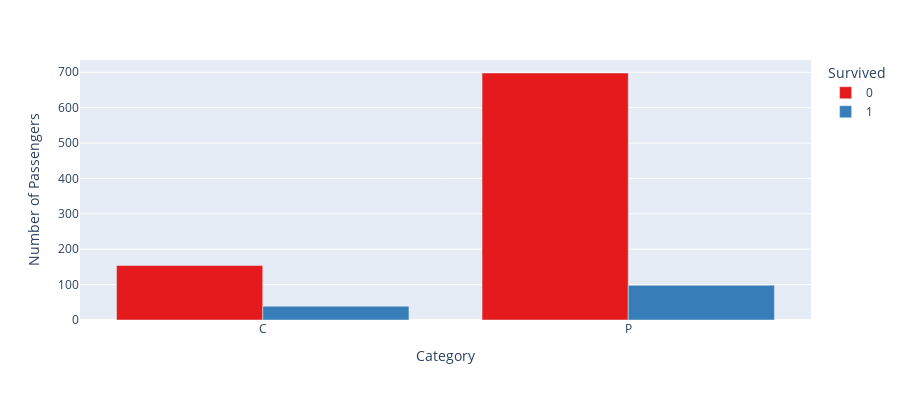

The code cell stored with this chart in its notebook:
### Code cell
df2 = passengers[['Category','Survived']]
df2['Survived'] = df2['Survived'].astype(str)
df2 = df2.groupby(['Category', 'Survived']).agg({'Category': ['count']})
df2.columns = ['count']
df2 = df2.reset_index()

fig = px.bar(df2, x='Category', y='count',
             color='Survived', barmode='group',
             height=400, color_discrete_sequence=px.colors.qualitative.Set1)

fig.update_layout(xaxis={'title':'Category'},
                  yaxis={'title':'Number of Passengers'})


fig.show()

### Figure 1 — Plotly figure (JSON) as saved in the notebook; plotly's stock layout.template omitted (floating-point values rounded to 4 significant figures)
{"data": [{"alignmentgroup": "True", "hovertemplate": "Survived=0<br>Category=%{x}<br>count=%{y}<extra></extra>", "legendgroup": "0", "marker": {"color": "rgb(228,26,28)"}, "name": "0", "offsetgroup": "0", "orientation": "v", "showlegend": true, "textposition": "auto", "type": "bar", "x": ["C", "P"], "xaxis": "x", "y": [154, 698], "yaxis": "y"}, {"alignmentgroup": "True", "hovertemplate": "Survived=1<br>Category=%{x}<br>count=%{y}<extra></extra>", "legendgroup": "1", "marker": {"color": "rgb(55,126,184)"}, "name": "1", "offsetgroup": "1", "orientation": "v", "showlegend": true, "textposition": "auto", "type": "bar", "x": ["C", "P"], "xaxis": "x", "y": [39, 98], "yaxis": "y"}], "layout": {"barmode": "group", "height": 400, "legend": {"title": {"text": "Survived"}, "tracegroupgap": 0}, "margin": {"t": 60}, "xaxis": {"anchor": "y", "domain": [0, 1], "title": {"text": "Category"}}, "yaxis": {"anchor": "x", "domain": [0, 1], "title": {"text": "Number of Passengers"}}}}
